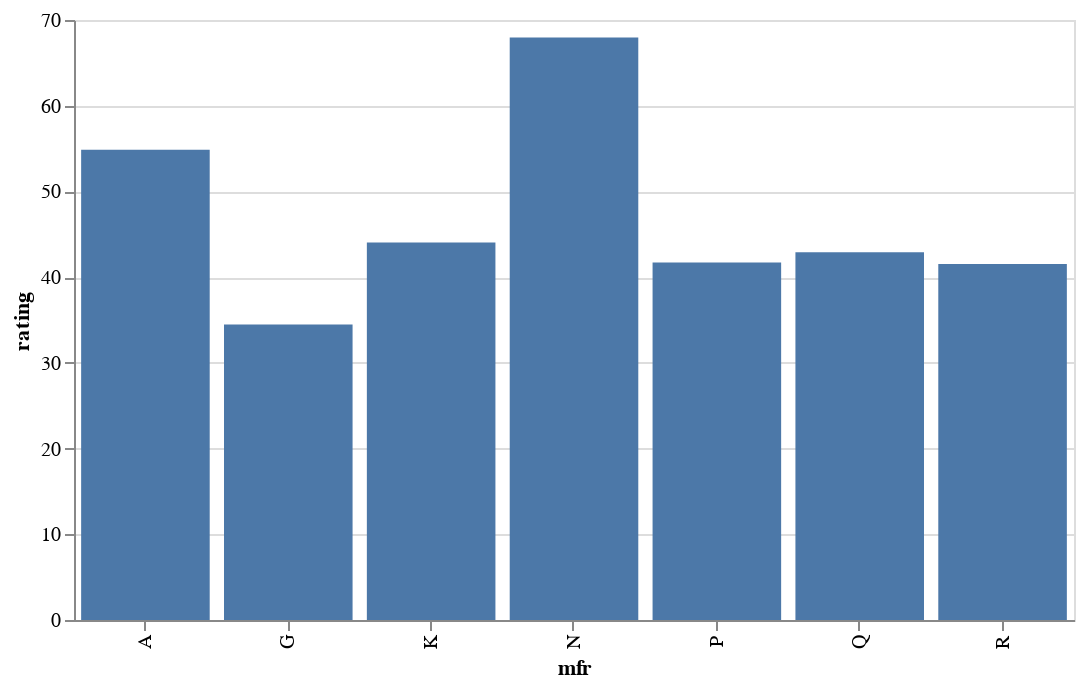

The notebook cell saved with this chart:
### Markdown cell above
Although it may seem useful when a function acts as a one-stop-shop that does everything you want in a single function, this also limits your ability to reuse code that lies within it.

Ideally, functions should serve a single purpose.

For example, let’s say we have a function that reads in a csv, finds the mean of each group in a column, and plots a specified variable.

Although this may seem nice, we may want to break this up into multiple smaller functions. For example, what if we don’t want the plot? Perhaps the plot is just something we wanted a single time, and now we are committed to it for each time we use the function.

Another problem with this function is that the means are only printed and not returned. Thus, we have no way of accessing the statistics to use further in our code (we would have to repeat ourselves and rewrite

### Code cell
import altair as alt

def load_filter_and_average(file, grouping_column, ploting_column):
    df = pd.read_csv(file)
    source = df.groupby(grouping_column).mean().reset_index()
    chart = alt.Chart(source, width = 500, height = 300).mark_bar().encode(
                      x=alt.X(grouping_column),
                      y=alt.Y(ploting_column)
            )
    return chart
bad_idea = load_filter_and_average('cereal.csv', 'mfr', 'rating')
bad_idea

### Figure 1 — Vega-Lite specification as saved in the notebook (floating-point values rounded to 4 significant figures)
{"config": {"view": {"continuousWidth": 400, "continuousHeight": 300}}, "data": {"name": "data-6af1f88bf12af19ba3f52cfed6ac4c53"}, "mark": "bar", "encoding": {"x": {"type": "nominal", "field": "mfr"}, "y": {"type": "quantitative", "field": "rating"}}, "height": 300, "width": 500, "$schema": "https://vega.github.io/schema/vega-lite/v4.8.1.json", "datasets": {"data-6af1f88bf12af19ba3f52cfed6ac4c53": [{"mfr": "A", "calories": 100.0, "protein": 4.0, "fat": 1.0, "sodium": 0.0, "fiber": 0.0, "carbo": 16.0, "sugars": 3.0, "potass": 95.0, "vitamins": 25.0, "shelf": 2.0, "weight": 1.0, "cups": 1.0, "rating": 54.85}, {"mfr": "G", "calories": 111.4, "protein": 2.318, "fat": 1.364, "sodium": 200.5, "fiber": 1.273, "carbo": 14.73, "sugars": 7.955, "potass": 85.23, "vitamins": 35.23, "shelf": 2.136, "weight": 1.049, "cups": 0.875, "rating": 34.49}, {"mfr": "K", "calories": 108.7, "protein": 2.652, "fat": 0.6087, "sodium": 174.8, "fiber": 2.739, "carbo": 15.13, "sugars": 7.565, "potass": 103.0, "vitamins": 34.78, "shelf": 2.348, "weight": 1.078, "cups": 0.7961, "rating": 44.04}, {"mfr": "N", "calories": 86.67, "protein": 2.833, "fat": 0.1667, "sodium": 37.5, "fiber": 4.0, "carbo": 16.0, "sugars": 1.833, "potass": 121.0, "vitamins": 8.333, "shelf": 1.667, "weight": 0.9717, "cups": 0.7783, "rating": 67.97}, {"mfr": "P", "calories": 108.9, "protein": 2.444, "fat": 0.8889, "sodium": 146.1, "fiber": 2.778, "carbo": 13.22, "sugars": 8.778, "potass": 113.9, "vitamins": 25.0, "shelf": 2.444, "weight": 1.064, "cups": 0.7144, "rating": 41.71}, {"mfr": "Q", "calories": 95.0, "protein": 2.625, "fat": 1.75, "sodium": 92.5, "fiber": 1.337, "carbo": 10.25, "sugars": 5.5, "potass": 74.38, "vitamins": 12.5, "shelf": 2.375, "weight": 0.875, "cups": 0.8237, "rating": 42.92}, {"mfr": "R", "calories": 115.0, "protein": 2.5, "fat": 1.25, "sodium": 198.1, "fiber": 1.875, "carbo": 17.62, "sugars": 6.125, "potass": 89.5, "vitamins": 25.0, "shelf": 2.0, "weight": 1.0, "cups": 0.8712, "rating": 41.54}]}}
